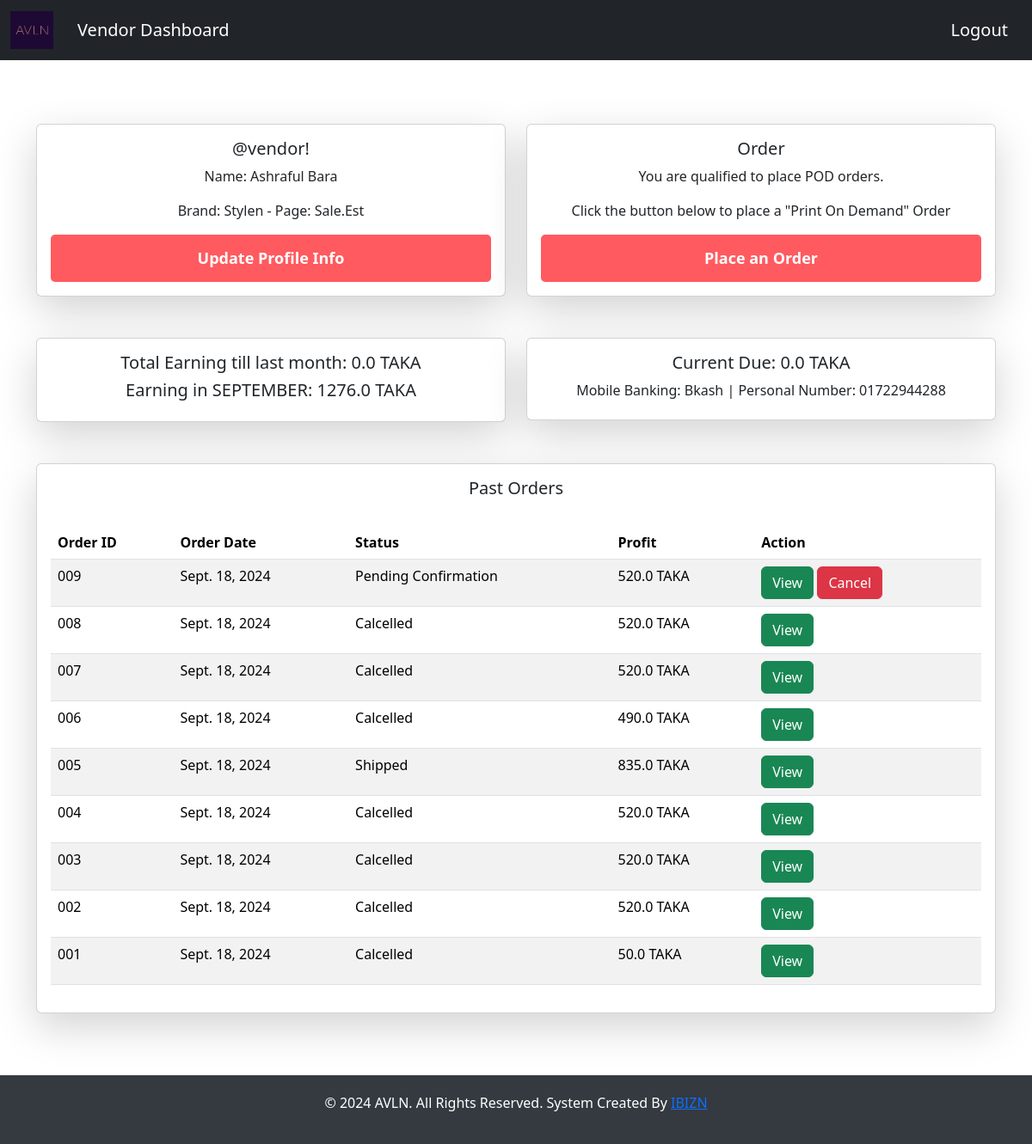
Screenshot of / (signed in) with the database file from the repository.
### core/models.py (models this page shows, shortened)
class Profile(models.Model):
    ROLE_CHOICES = [
        ('vendor', 'Vendor'),
        ('manager', 'Manager'),
        ('operator', 'Operator'),
    ]
    user = models.OneToOneField(User, on_delete=models.CASCADE)
    role = models.CharField(max_length=10, choices=ROLE_CHOICES, default='vendor')
    is_verified = models.BooleanField(default=False)  # For vendors needing verification
    verification_applied = models.BooleanField(default=False)
    name = models.CharField(max_length=100, blank=True, null=True)
    brand_name = models.CharField(max_length=1000, blank=True, null=True)
    page_link = models.CharField(max_length=2000, blank=True, null=True)
    nid = models.FileField(upload_to='upload', blank=True, null=True)
    profit = models.FloatField(default=0)
    due = models.FloatField(default=0)
    mobile_banking = models.CharField(max_length=200, null=True, blank=True)
    mobile_banking_number = models.IntegerField(null=True, blank=True)
    total_profit = models.FloatField(default=0)

class Order(models.Model):
    vendor = models.ForeignKey(User, on_delete=models.CASCADE)
    product = models.ForeignKey(Product, on_delete=models.CASCADE)  # One product per order
    quantity = models.PositiveIntegerField()
    front_print = models.CharField(max_length=10, null=True, blank=True)
    front_design = models.ImageField(upload_to='upload', null=True, blank=True)
    back_print = models.CharField(max_length=10, null=True, blank=True)
    back_design = models.ImageField(upload_to='upload', null=True, blank=True)
    mockup_front = models.ImageField(upload_to='upload', null=True, blank=True)
    mockup_back = models.ImageField(upload_to='upload', null=True, blank=True)
    order_date = models.DateTimeField(auto_now_add=True)
    is_printed = models.BooleanField(default=False)
    is_shipped = models.BooleanField(default=False)
    is_cancel = models.BooleanField(default=False)
    advance_amount = models.FloatField(default=0)
    advance_paid = models.BooleanField(default=False)
    order_confirmed = models.BooleanField(default=False)
    payment_id = models.CharField(max_length=500, blank=True, null=True)
    collection_amount = models.FloatField(default=0)
    cost = models.FloatField(default=0)
    vendor_profit = models.FloatField(default=0)
    profit = models.FloatField(default=0)
    customer_name = models.CharField(max_length=1000, blank=True, null=True)
    customer_full_address = models.CharField(max_length=1000, blank=True, null=True)
    customer_city = models.CharField(max_length=1000, blank=True, null=True)
    customer_phone = models.CharField(max_length=20, blank=True, null=True)
    class Meta:
        ordering = ('-order_date',)

### core/views.py (the view, shortened to what this page needs)
# urls.py: path('', views.userpanel, name='user_panel'),
def userpanel(request):
    orders = Order.objects.all()
    return render(request, 'core/user.html', {"orders": orders, 'month': month})

### core/templates/core/user.html (shortened to what this page needs)
{% extends "core/main.html" %}
{% load static %}
{% block navbar_name %}
    Vendor Dashboard
{% endblock %}
{% block content %}
{% if user.is_authenticated %}
    <br><br><br><br>
  {% if user.profile.is_verified %}
       <div class="container">
        <div class="row mt-5">
            <div class="col-md-6">
                <div class="card text-center shadow-lg">
                    <div class="card-body">
                        <h5 class="card-title">@{{ user.username }}!</h5>
                        <p class="card-text">Name: {{ user.profile.name }}</p>
                        <p class="card-text">Brand: {{ user.profile.brand_name }} - Page: {{ user.profile.page_link }}</p>
                        <a href="{% url 'update_profile' %}"><button type="submit" class="register-btn">Update Profile Info</button></a>
                    </div>
                </div>
            </div>
            <div class="col-md-6">
                <div class="card text-center shadow-lg">
                    <div class="card-body">
                        <h5 class="card-title">Order</h5>
                        <p class="card-text">You are qualified to place POD orders.</p>
                        <p class="card-text">Click the button below to place a "Print On Demand" Order</p>
                        <a href="{% url 'place_single_order' %}"><button type="submit" class="register-btn">Place an Order</button></a>
                    </div>
                </div>
            </div>
        </div>
        <div class="row mt-5">
            <div class="col-md-6">
                <div class="card text-center shadow-lg">
                    <div class="card-body">
                        <h5 class="card-title">Total Earning till last month: {{ user.profile.total_profit }} TAKA</h5>
                        <h5 class="card-title">Earning in {{ month }}: {{ user.profile.profit }} TAKA</h5>
                    </div>
                </div>
            </div>
            <div class="col-md-6">
                <div class="card text-center shadow-lg">
                    <div class="card-body">
                        <h5 class="card-title">Current Due: {{ user.profile.due }} TAKA</h5>
                        <p style="margin: 1.25%;" class="card-text">Mobile Banking: {{ user.profile.mobile_banking }} | Personal Number: 0{{ user.profile.mobile_banking_number }}</p>
                    </div>
                </div>
            </div>
        </div>
        <div class="row mt-5">
        <div class="col-md-12">
            <div class="card text-center shadow-lg">
                <div class="card-body">
                    <h5 class="card-title">Past Orders</h5><br>
                    <table class="table table-striped">
                        <thead>
                          <tr>
                            <th scope="col">Order ID</th>
                            <th scope="col">Order Date</th>
                            <th scope="col">Status</th>
                            <th scope="col">Profit</th>
                            <th scope="col">Action</th>
                          </tr>
                        </thead>
                        <tbody>
                        {% for order in orders %}
                          <tr>
                            <td>00{{order.id}}</td>
                            <td>{{order.order_date.date}}</td>
                            {% if order.is_printed %}
                            <td>Printed</td>
                            {% elif order.is_shipped %}
                            <td>Shipped</td>
                            {% elif order.order_confirmed %}
                            <td>Confirmed</td>
                            {% elif order.is_cancel %}
                            <td>Calcelled</td>
                            {% else %}
                            <td>Pending Confirmation</td>
                            {% endif %}
                            <td>{{order.vendor_profit}} TAKA</td>
                            {% if order.order_confirmed %}
                            <td><a href="{% url 'order_details' order.id %}"><button type="button" class="btn btn-success">View</button></a> <a href="{% url 'order_cancel' order.id %}"><button type="button" class="btn btn-danger">Cancel</button></a></td>
                            {% elif order.is_printed %}
                            <td><a href="{% url 'order_details' order.id %}"><button type="button" class="btn btn-success">View</button></a></td>
                            {% elif order.is_shipped %}
                            <td><a href="{% url 'order_details' order.id %}"><button type="button" class="btn btn-success">View</button></a></td>
                            {% elif order.is_cancel %}
                            <td><a href="{% url 'order_details' order.id %}"><button type="button" class="btn btn-success">View</button></a></td>
                            {% else %}
                            <td> <a href="{% url 'order_details' order.id %}"><button type="button" class="btn btn-success">View</button></a> <a href="{% url 'order_cancel' order.id %}"><button type="button" class="btn btn-danger">Cancel</button></a></td>
                            {% endif %}
                          </tr>
                        {% endfor %}
                        </tbody>
                      </table>
                </div>
            </div>
        </div>
    </div>
</div><br><br><br>
  {% endif %}
{% endif %}
{% endblock %}

### core/templates/core/main.html (shortened to what this page needs)
{% load static %}
<html lang="en">
<head>
    <link href="https://cdn.jsdelivr.net/npm/bootstrap@5.3.3/dist/css/bootstrap.min.css" rel="stylesheet">
</head>
<body>
<nav class="navbar bg-dark navbar-expand-lg fixed-top" data-bs-theme="dark">
    <div class="container-fluid">
        <a class="navbar-brand" href="/">
            <img src="{% static 'images/profile.png' %}" alt="Bootstrap" width="50" height="44">
        </a>
        <div class="container-md">
            <a class="navbar-brand" href="/">{% block navbar_name %}Default Navbar{% endblock %}</a>
        </div>
        <div class="ms-auto">
            {% if user.is_authenticated %}
                <a class="navbar-brand" href="{% url 'logout' %}">Logout</a>
            {% else %}
                <a class="navbar-brand" href="{% url 'login' %}">Login</a>
            {% endif %}
        </div>
    </div>
</nav>
    {% block content %}
    {% endblock %}
  <footer>
    <p>&copy; 2024 AVLN. All Rights Reserved. System Created By <a href="//www.ibizn.com">IBIZN</a></p>
  </footer>
</body>
</html>

### core/templates/core/main.html (style rules this page uses)
body, html { min-height: 100vh; display: flex; flex-direction: column; }
body { margin: 0; }
footer { background-color: #343a40; color: white; padding: 20px 0; text-align: center; }

### core/templates/core/user.html (style rules this page uses)
.register-btn { background-color: #ff5a5f; border: none; color: white; padding: 14px; font-size: 18px; font-weight: bold; border-radius: 5px; width: 100%; cursor: pointer; transition: background-color 0.3s ease; }

### rows the page displays
Order: id "9", order_date "Sept. 18, 2024", is_printed "Pending Confirmation", vendor_profit "520.0", order_confirmed "View"
Order: id "8", order_date "Sept. 18, 2024", is_printed "Calcelled", vendor_profit "520.0", order_confirmed "View"
Order: id "7", order_date "Sept. 18, 2024", is_printed "Calcelled", vendor_profit "520.0", order_confirmed "View"
Order: id "6", order_date "Sept. 18, 2024", is_printed "Calcelled", vendor_profit "490.0", order_confirmed "View"
Order: id "5", order_date "Sept. 18, 2024", is_printed "Shipped", vendor_profit "835.0", order_confirmed "View"
Order: id "4", order_date "Sept. 18, 2024", is_printed "Calcelled", vendor_profit "520.0", order_confirmed "View"
Order: id "3", order_date "Sept. 18, 2024", is_printed "Calcelled", vendor_profit "520.0", order_confirmed "View"
Order: id "2", order_date "Sept. 18, 2024", is_printed "Calcelled", vendor_profit "520.0", order_confirmed "View"
Order: id "1", order_date "Sept. 18, 2024", is_printed "Calcelled", vendor_profit "50.0", order_confirmed "View"

### other values shown
{{ user.username }} "vendor"
{{ user.profile.name }} "Ashraful Bara"
{{ user.profile.brand_name }} "Stylen"
{{ user.profile.page_link }} "Sale.Est"
{{ user.profile.total_profit }} "0.0"
{{ month }} "SEPTEMBER"
{{ user.profile.profit }} "1276.0"
{{ user.profile.due }} "0.0"
{{ user.profile.mobile_banking }} "Bkash"
{{ user.profile.mobile_banking_number }} "1722944288"
